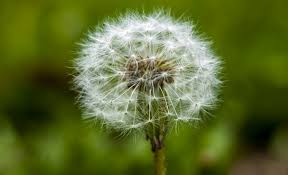
#> input picture P6/hh.jpg, 288 x 175 px
$ python implementasi-LBP.py
#> lines starting #> are read from the running program, lines starting #| are printed output that depends on the picture
import cv2
import numpy as np
from skimage.feature import local_binary_pattern

# Membaca gambar dalam grayscale
image = cv2.imread('hh.jpg', 0)
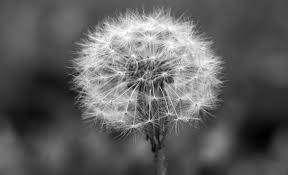
#> image: shape (175, 288); min 0, max 255, mean 95.5

# Menerapkan Local Binary Pattern
radius = 1
n_points = 8 * radius
lbp = local_binary_pattern(image, n_points, radius, method='uniform')
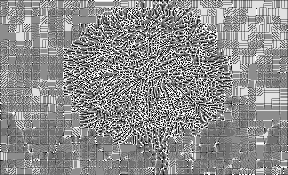
#> lbp: shape (175, 288) float64; min 0, max 9, mean 5; drawn with min black and max white

# Menampilkan hasil
cv2.imshow('Local Binary Pattern', lbp.astype(np.uint8))
cv2.waitKey(0)
cv2.destroyAllWindows()
